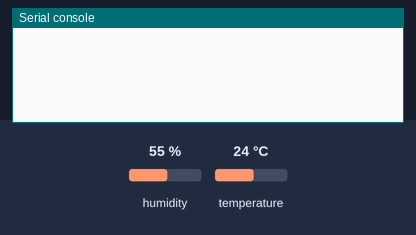
Recording of a program running on a simulated ESP32 board running MicroPython. On the bench: the last lines printed to the serial console. The test bench sets the inputs (shaded band); at power-on: humidity 55 %, temperature 24 °C. WiFi joins after 1.5 s; web requests get an empty 200 reply after 0.4 s.

Above: at 2.7 s.
2.8 s: humidity set to 22 %
At 7.6 s:
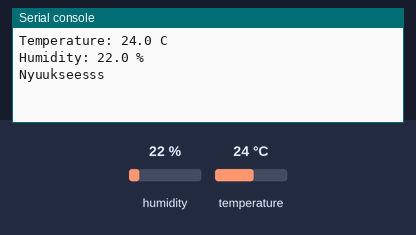
10.7 s: temperature set to 12 °C
At 12.2 s:
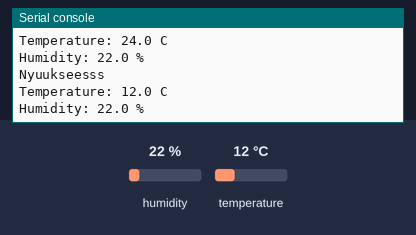
18.6 s: humidity set to 40 %
At 23.7 s:
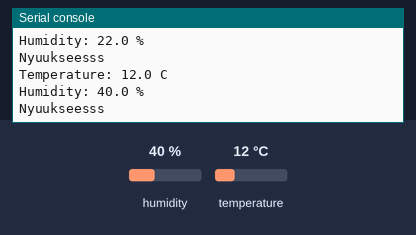

Measured:
- after the input at 2.8 s, the serial console: prints a new line after 3.7 s (image 1)
- after the input at 10.7 s, the serial console: prints a new line after 1.2 s (image 2)
- after the input at 18.6 s, the serial console: prints a new line after 4.2 s (image 3)

The program:

main.py
```python
from machine import Pin
from time import sleep as delay
import dht
import network
import urequests as requests

firebase_url = 'Your Firebase URL'
firebase_secret = 'Your Firebase Secret'

def initWifi(ssid="Your SSID",password="Your WiFi Password") -> None:
    wlan = network.WLAN(network.STA_IF)
    wlan.active(True)
    wlan.connect(ssid, password)

    while not wlan.isconnected():
        pass


def initDHT() -> dht.DHT22:
    #Inisialisasi pin pak gung
    sensor = dht.DHT22(Pin(14))


    return sensor


def sendData(temp,hum) -> None:
    url = f"{firebase_url}/sensor_data.json?auth={firebase_secret}"
    data = {
        "temperature": temp,
        "humidity": hum
    }
    try:
        response = requests.put(url, json=data)
        if response.status_code == 200:
            print('Nyuukseesss')
        else:
            print('Gak dulu, response.text')

    except Exception as e:
        print('Waduh gagal nok ',str(e))

    finally:
        response.close()


def main() -> None:
    sensor = initDHT()
    initWifi()


    while True:
        try:
            delay(5)
            sensor.measure()
            temp = sensor.temperature()
            hum = sensor.humidity()

            print('Temperature: %3.1f C' %temp)
            print('Humidity: %3.1f %%' %hum)

            sendData(temp, hum)

        except OSError as e:
            print('Failed to read sensor.')
        except Exception as e:
            print('Failed to send data to Firebase.', str(e))

main()
```
